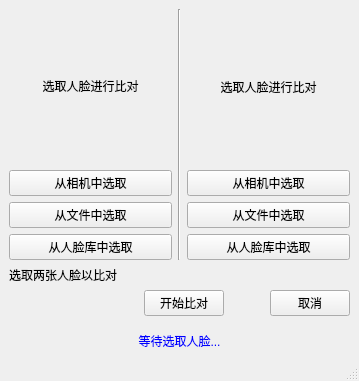
<?xml version="1.0" encoding="UTF-8"?>
<ui version="4.0">
 <class>MainWindow</class>
 <widget class="QMainWindow" name="MainWindow">
  <property name="geometry">
   <rect>
    <x>0</x>
    <y>0</y>
    <width>359</width>
    <height>381</height>
   </rect>
  </property>
  <property name="sizePolicy">
   <sizepolicy hsizetype="Preferred" vsizetype="Preferred">
    <horstretch>1</horstretch>
    <verstretch>1</verstretch>
   </sizepolicy>
  </property>
  <property name="windowTitle">
   <string>人脸比对</string>
  </property>
  <widget class="QWidget" name="centralwidget">
   <layout class="QVBoxLayout" name="verticalLayout_3">
    <item>
     <layout class="QHBoxLayout" name="horizontalLayout">
      <item>
       <layout class="QVBoxLayout" name="verticalLayout" stretch="1,1,0,0">
        <item>
         <widget class="QLabel" name="faceLLb">
          <property name="sizePolicy">
           <sizepolicy hsizetype="Expanding" vsizetype="Expanding">
            <horstretch>0</horstretch>
            <verstretch>0</verstretch>
           </sizepolicy>
          </property>
          <property name="minimumSize">
           <size>
            <width>150</width>
            <height>150</height>
           </size>
          </property>
          <property name="text">
           <string>&lt;html&gt;&lt;head/&gt;&lt;body&gt;&lt;p&gt;选取人脸进行比对&lt;/p&gt;&lt;/body&gt;&lt;/html&gt;</string>
          </property>
          <property name="alignment">
           <set>Qt::AlignCenter</set>
          </property>
         </widget>
        </item>
        <item>
         <widget class="QPushButton" name="camLBtn">
          <property name="text">
           <string>从相机中选取</string>
          </property>
         </widget>
        </item>
        <item>
         <widget class="QPushButton" name="fileLBtn">
          <property name="text">
           <string>从文件中选取</string>
          </property>
         </widget>
        </item>
        <item>
         <widget class="QPushButton" name="dbLBtn">
          <property name="text">
           <string>从人脸库中选取</string>
          </property>
         </widget>
        </item>
       </layout>
      </item>
      <item>
       <widget class="Line" name="line">
        <property name="orientation">
         <enum>Qt::Vertical</enum>
        </property>
       </widget>
      </item>
      <item>
       <layout class="QVBoxLayout" name="verticalLayout_2" stretch="1,1,0,0">
        <item>
         <widget class="QLabel" name="faceRLb">
          <property name="sizePolicy">
           <sizepolicy hsizetype="Expanding" vsizetype="Expanding">
            <horstretch>0</horstretch>
            <verstretch>0</verstretch>
           </sizepolicy>
          </property>
          <property name="minimumSize">
           <size>
            <width>150</width>
            <height>150</height>
           </size>
          </property>
          <property name="text">
           <string>选取人脸进行比对</string>
          </property>
          <property name="alignment">
           <set>Qt::AlignCenter</set>
          </property>
         </widget>
        </item>
        <item>
         <widget class="QPushButton" name="camRBtn">
          <property name="text">
           <string>从相机中选取</string>
          </property>
         </widget>
        </item>
        <item>
         <widget class="QPushButton" name="fileRBtn">
          <property name="text">
           <string>从文件中选取</string>
          </property>
         </widget>
        </item>
        <item>
         <widget class="QPushButton" name="dbRBtn">
          <property name="text">
           <string>从人脸库中选取</string>
          </property>
         </widget>
        </item>
       </layout>
      </item>
     </layout>
    </item>
    <item>
     <widget class="QLabel" name="promptLb">
      <property name="text">
       <string>选取两张人脸以比对</string>
      </property>
     </widget>
    </item>
    <item>
     <layout class="QHBoxLayout" name="horizontalLayout_2">
      <item>
       <spacer name="horizontalSpacer">
        <property name="orientation">
         <enum>Qt::Horizontal</enum>
        </property>
        <property name="sizeHint" stdset="0">
         <size>
          <width>40</width>
          <height>20</height>
         </size>
        </property>
       </spacer>
      </item>
      <item>
       <widget class="QPushButton" name="faceIdBtn">
        <property name="text">
         <string>开始比对</string>
        </property>
       </widget>
      </item>
      <item>
       <spacer name="horizontalSpacer_2">
        <property name="orientation">
         <enum>Qt::Horizontal</enum>
        </property>
        <property name="sizeType">
         <enum>QSizePolicy::Fixed</enum>
        </property>
        <property name="sizeHint" stdset="0">
         <size>
          <width>40</width>
          <height>20</height>
         </size>
        </property>
       </spacer>
      </item>
      <item>
       <widget class="QPushButton" name="cancelBtn">
        <property name="text">
         <string>取消</string>
        </property>
       </widget>
      </item>
     </layout>
    </item>
    <item>
     <spacer name="verticalSpacer">
      <property name="orientation">
       <enum>Qt::Vertical</enum>
      </property>
      <property name="sizeType">
       <enum>QSizePolicy::Fixed</enum>
      </property>
      <property name="sizeHint" stdset="0">
       <size>
        <width>20</width>
        <height>10</height>
       </size>
      </property>
     </spacer>
    </item>
    <item>
     <widget class="QLabel" name="logLb">
      <property name="text">
       <string>&lt;html&gt;&lt;head/&gt;&lt;body&gt;&lt;p&gt;&lt;span style=&quot; color:#0000ff;&quot;&gt;等待选取人脸...&lt;/span&gt;&lt;/p&gt;&lt;/body&gt;&lt;/html&gt;</string>
      </property>
      <property name="alignment">
       <set>Qt::AlignCenter</set>
      </property>
     </widget>
    </item>
   </layout>
  </widget>
  <widget class="QStatusBar" name="statusbar"/>
 </widget>
 <resources/>
 <connections/>
</ui>
